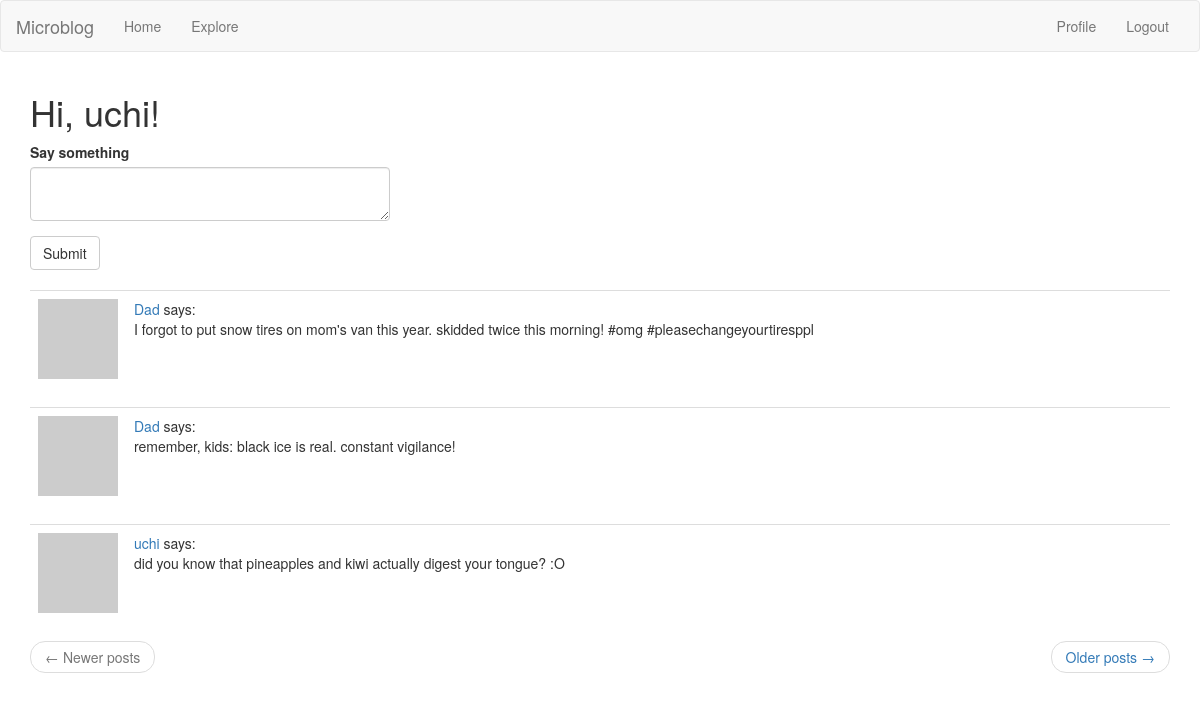
The app's page /index (signed in) with its own data.
### app/models.py (models this page shows, shortened)
class User(UserMixin, db.Model):
    id = db.Column(db.Integer, primary_key = True)
    username = db.Column(db.String(64), index = True, unique = True)
    email = db.Column(db.String(120), index = True, unique = True)
    password_hash = db.Column(db.String(128))
    posts = db.relationship("Post", backref = "author", lazy = "dynamic")
    about_me = db.Column(db.String(140))
    last_seen = db.Column(db.DateTime, default = datetime.utcnow)
    followed = db.relationship("User", secondary = followers,
    primaryjoin = (followers.c.follower_id == id),
    secondaryjoin = (followers.c.followed_id == id),
    backref = db.backref("followers", lazy = "dynamic"), lazy = "dynamic")
    def avatar(self, size):
        digest = md5(self.email.lower().encode("utf-8")).hexdigest()
        return "https://www.gravatar.com/avatar/{}?d=retro&s={}".format(digest, size)
    def followed_posts(self):
        followed = Post.query.join(followers,(
            followers.c.followed_id == Post.user_id)).filter(
            followers.c.follower_id == self.id)
        own = Post.query.filter(Post.user_id == self.id)
        return followed.union(own).order_by(Post.timestamp.desc())

class Post(db.Model):
    id = db.Column(db.Integer, primary_key = True)
    body = db.Column(db.String(140))
    timestamp = db.Column(db.DateTime, index = True, default = datetime.utcnow)
    user_id = db.Column(db.Integer, db.ForeignKey("user.id"))

### app/routes.py (the view)
@flaskApp.route("/", methods = ["GET", "POST"])
@flaskApp.route("/index", methods = ["GET", "POST"])
@login_required
def index():
    form = PostForm()
    if form.validate_on_submit():
        post = Post(body = form.post.data, author = current_user)
        db.session.add(post)
        db.session.commit()
        flash("Your post is now live!")
        return redirect(url_for("index"))
    page = request.args.get("page", 1, type = int)
    posts = current_user.followed_posts().paginate(page,
        flaskApp.config["POSTS_PER_PAGE"], False)
    next_url = url_for("index", page = posts.next_num) if posts.has_next else None
    prev_url = url_for("index", page = posts.prev_num) if posts.has_prev else None
    return render_template("index.html", title = "Home Page", form = form,
        posts = posts.items, next_url = next_url, prev_url = prev_url)

### app/forms.py
class PostForm(FlaskForm):
    post = TextAreaField("Say something", validators=[DataRequired(),
        Length(min=0, max=140)])
    submit = SubmitField("Submit")

### app/models.py (called while the page is built)
@login.user_loader
def load_user(id):
    return User.query.get(int(id))

### app/routes.py (called while the page is built)
@flaskApp.before_request
def before_request():
    if current_user.is_authenticated:
        current_user.last_seen = datetime.utcnow()
        db.session.commit()

### app/templates/index.html
{% extends "base.html" %}
{% import 'bootstrap/wtf.html' as wtf %}
{% block app_content %}
    <h1>Hi, {{ current_user.username }}!</h1>
    {% if form %}
    <div class="row">
        <div class="col-md-4">
            {{ wtf.quick_form(form) }}
        </div>
    </div>
    <br>
    {% endif %}
    {% for post in posts %}
        {% include "_post.html" %}
    {% endfor %}
    <nav aria-label="...">
        <ul class="pager">
            <li class="previous{% if not prev_url %} disabled{% endif %}">
                <a href="{{ prev_url or '#' }}">
                    <span aria-hidden="true">&larr;</span> Newer posts
                </a>
            </li>
            <li class="next{% if not next_url %} disabled{% endif %}">
                <a href="{{ next_url or '#' }}">
                    Older posts <span aria-hidden="true">&rarr;</span>
                </a>
            </li>
        </ul>
    </nav>
{% endblock %}

### app/templates/_post.html
<table class = "table table-hover">
    <tr>
        <td width = "70px">
            <a href = "{{ url_for('user', username = post.author.username) }}">
                <img src = "{{ post.author.avatar(36) }}">
            </a>
        </td>
        <td>
            <a href = "{{ url_for('user', username = post.author.username) }}">
            {{ post.author.username }}
            </a>
            says:
            <br>
            {{ post.body }}
        </td>
    </tr>
</table>

### records on screen
User: username "uchi"
Post: author.username "Dad", body "I forgot to put snow tires on mom's van this year. skidded twice this morning! #omg #pleasechangeyourtiresppl"
Post: author.username "Dad", body "remember, kids: black ice is real. constant vigilance!"
Post: author.username "uchi", body "did you know that pineapples and kiwi actually digest your tongue? :O"
